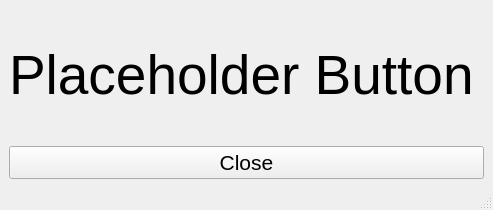
<?xml version="1.0" encoding="UTF-8"?>
<ui version="4.0">
 <class>error</class>
 <widget class="QMainWindow" name="error">
  <property name="geometry">
   <rect>
    <x>0</x>
    <y>0</y>
    <width>493</width>
    <height>210</height>
   </rect>
  </property>
  <property name="windowTitle">
   <string>Error</string>
  </property>
  <widget class="QWidget" name="centralwidget">
   <layout class="QGridLayout" name="gridLayout">
    <item row="0" column="0">
     <widget class="QLabel" name="label">
      <property name="enabled">
       <bool>true</bool>
      </property>
      <property name="sizePolicy">
       <sizepolicy hsizetype="Expanding" vsizetype="Expanding">
        <horstretch>0</horstretch>
        <verstretch>0</verstretch>
       </sizepolicy>
      </property>
      <property name="font">
       <font>
        <pointsize>41</pointsize>
       </font>
      </property>
      <property name="text">
       <string>Placeholder Button</string>
      </property>
     </widget>
    </item>
    <item row="1" column="0">
     <widget class="QPushButton" name="b_err">
      <property name="font">
       <font>
        <pointsize>16</pointsize>
       </font>
      </property>
      <property name="text">
       <string>Close</string>
      </property>
      <property name="shortcut">
       <string>Return</string>
      </property>
     </widget>
    </item>
   </layout>
  </widget>
  <widget class="QMenuBar" name="menubar">
   <property name="geometry">
    <rect>
     <x>0</x>
     <y>0</y>
     <width>493</width>
     <height>22</height>
    </rect>
   </property>
  </widget>
  <widget class="QStatusBar" name="statusbar"/>
 </widget>
 <resources/>
 <connections/>
</ui>
